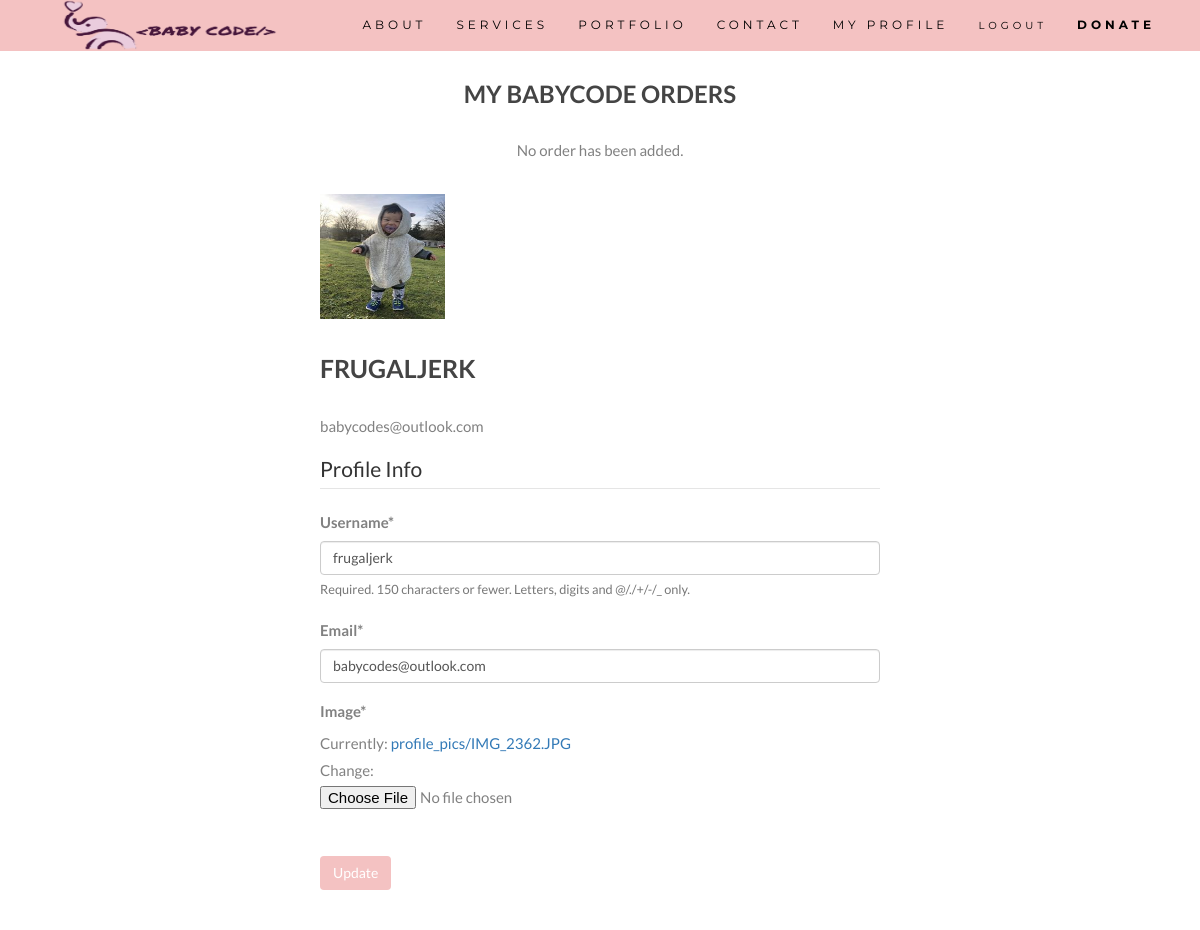
The page /profile/ (signed in) on the database as committed earlier.
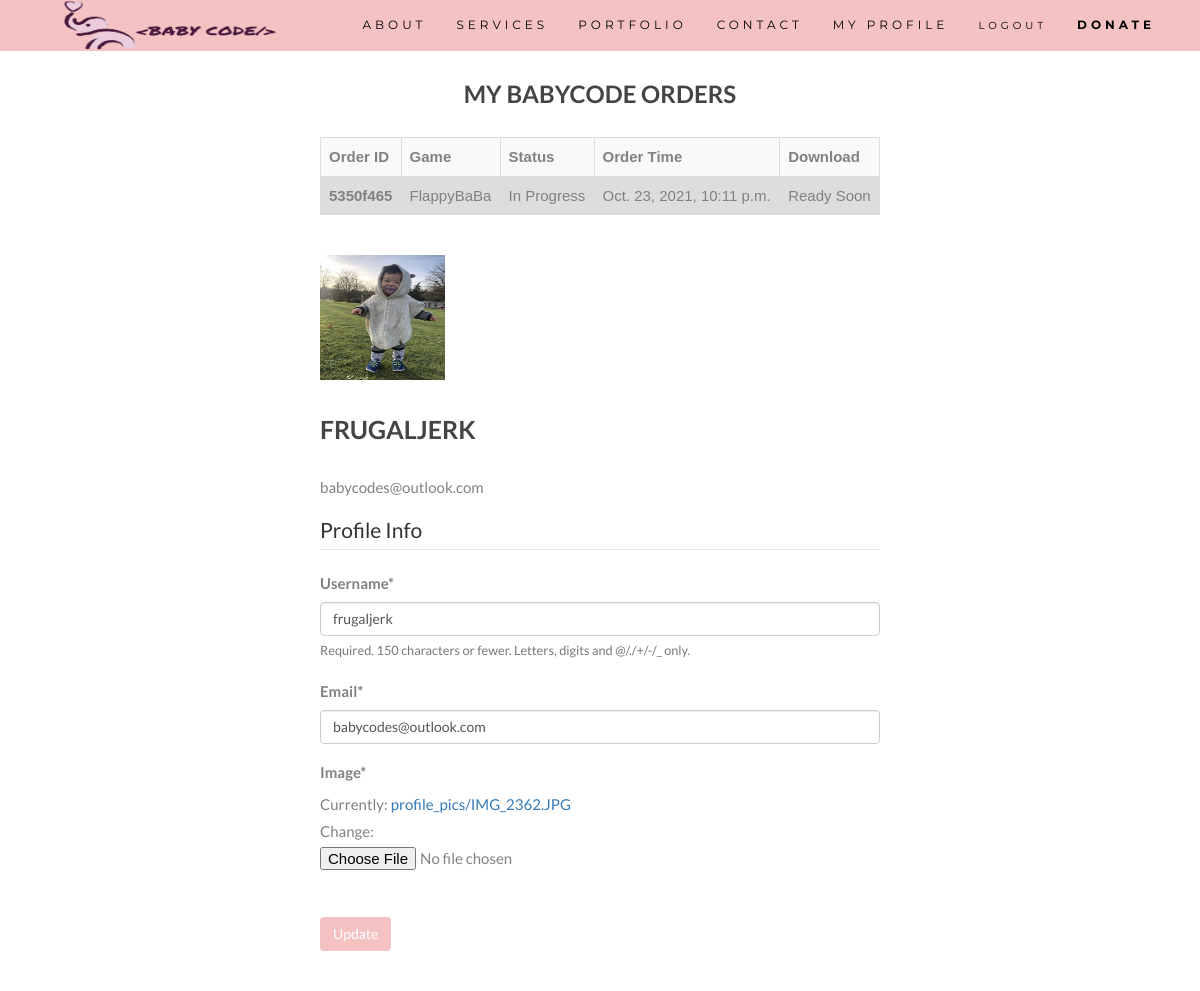
The same page on the database as committed later.
### order_drawings/models.py (models this page shows, shortened)
class MyBabyDrawings(models.Model):
    counter = 1
    def upload_path(self, filename):
        if not self.pk:
            global i
            i = str(uuid.uuid4())[:8]
            self.id = self.pk = i
        regex = "\.(?i)(jpe?g|png|gif|bmp)$"
        file_extension = re.search(regex, filename).group()
        filename = "image" + str(self.counter) + file_extension
        self.counter += 1
        return f"order_drawings/order_{str(self.order_id)}/{filename}"
    """To record users's game orders"""
    user_id = models.ForeignKey(User, on_delete=models.CASCADE)
    game_id = models.ForeignKey(GameDemo, on_delete=models.CASCADE)
    order_id = models.CharField(max_length=20, primary_key=True)
    confirm_status = models.BooleanField(
        default=False
    )  # True when user confirm drawing of uploaded pics
    status = models.BooleanField(
        default=False
    )  # True for Order complete and ready for download, False for Order in progress
    date_added = models.DateTimeField(editable=True, auto_now_add=True)
    image1 = models.ImageField(
        upload_to=upload_path, blank=True
    )  # filename format userId_gameId_image#
    image2 = models.ImageField(upload_to=upload_path, blank=True)
    image3 = models.ImageField(upload_to=upload_path, blank=True)
    image4 = models.ImageField(upload_to=upload_path, blank=True)
    image5 = models.ImageField(upload_to=upload_path, blank=True)
    image6 = models.ImageField(upload_to=upload_path, blank=True)
    image7 = models.ImageField(upload_to=upload_path, blank=True)
    image8 = models.ImageField(upload_to=upload_path, blank=True)
    image9 = models.ImageField(upload_to=upload_path, blank=True)
    image10 = models.ImageField(upload_to=upload_path, blank=True)
    gamefile = models.FileField(blank=True)

### game_logs/models.py (models this page shows)
class GameDemo(models.Model):
    def game_directory_path(self, filename):
        return f"game_logs/game_{self.pk}/{filename}"  # TODO: cant assign pk presave therefore created game_6 folder.
    """Main Game Demostration Videos accessible by Admin """
    title = models.CharField(max_length=100)
    description = models.TextField()
    link_to_video = models.URLField()
    display_image = models.ImageField(
        default="default_game_pic.png", upload_to=game_directory_path
    )
    date_added = models.DateTimeField(auto_now_add=True)
    gamefile = models.FileField(blank=True, upload_to=game_directory_path)
    originalgamefile = models.FileField(blank=True, upload_to=game_directory_path)
    example_image1 = models.ImageField(
        null=True, blank=True, upload_to=game_directory_path
    )  # use GIF
    example_image2 = models.ImageField(
        null=True, blank=True, upload_to=game_directory_path
    )
    example_image3 = models.ImageField(
        null=True, blank=True, upload_to=game_directory_path
    )
    example_image4 = models.ImageField(
        null=True, blank=True, upload_to=game_directory_path
    )
    number_of_characters = models.PositiveSmallIntegerField(default=0)
    class Meta:
        ordering = ["date_added"]
    def __str__(self):
        return self.title

### users/views.py (the view)
# urls.py: path("profile/", user_views.profile, name="profile"),
@login_required
def profile(request):
    if request.method == "POST":
        u_form = UserUpdateForm(request.POST, instance=request.user)
        p_form = ProfileUpdateForm(
            request.POST, request.FILES, instance=request.user.profile
        )
        if u_form.is_valid() and p_form.is_valid():
            u_form.save()
            p_form.save()
            messages.success(request, f"Your account has been updated!")
            return redirect("profile")
    else:
        u_form = UserUpdateForm(instance=request.user)
        p_form = ProfileUpdateForm(instance=request.user.profile)
    user_orders = MyBabyDrawings.objects.filter(
        user_id=request.user.id, confirm_status=True
    ).order_by("-date_added")
    context = {
        "u_form": u_form,
        "p_form": p_form,
        "user_orders": user_orders,
    }
    return render(request, "users/profile.html", context)

### users/forms.py
class UserUpdateForm(forms.ModelForm):
    email = forms.EmailField(required=True)
    class Meta:
        model = User
        fields = ["username", "email"]  # order to show in the form

class ProfileUpdateForm(forms.ModelForm):
    class Meta:
        model = Profile
        fields = ["image"]

### users/templates/users/profile.html (shortened to what this page needs)
{% extends "game_logs/basenew.html" %}
{% load crispy_forms_tags %}
{% block content %}
<div class=" container-fluid text-center">
 <div class="col-sm-3"></div>
    <div class="col-sm-6">
    <h2>My BabyCode Orders</h2>
    {% if user_orders|length < 1 %}
    <p>No order has been added.</p></div>
        {% else %}
    <table class=" d-flex table table-striped">
        <tr>
            <th scope="col">Order ID</th>
            <th>Game</th>
            <th>Status</th>
            <th>Order Time</th>
            <th>Download</th>
        </tr>
        {% for order in user_orders %}
        <tr>
            <th scope="row">{{ order.order_id}}</th>
            <td>{{ order.game_id }}</td>
            {% if order.status == False %}
                <td>In Progress</td>
            {% else %}
                <td>Complete</td>
            {% endif %}
            <td>{{ order.date_added }}</td>
            {% if order.gamefile %}
            <td><button class="myButton" onclick="location.href='{{ order.gamefile.url }}'">Download Game</button></td>
            {% else %}
            <td>Ready Soon</td>
            {% endif %}
        </tr>
{% endfor %}
    </table>
    {% endif %}
    </div>
    <div class="col-sm-3"></div>
</div>
    <div class="container-fluid">
        <div class="col-sm-3"></div>
        <div class="col-sm-6">
      <div class="media">
        <img class="rounded-circle account-img" src="{{ user.profile.image.url }}">
        <div class="media-body">
          <h2 class="account-heading">{{ user.username }}</h2>
          <p class="text-secondary">{{ user.email }}</p>
        </div>
      </div>
        <form method="POST" enctype="multipart/form-data">
            <fieldset class="form-group">
                <legend class="border-bottom mb-b">Profile Info</legend>
                {{ u_form|crispy }}
                {{ p_form|crispy }}
            </fieldset>
            <div class="form-group">
                <button class="btn btn-outline-primary loginbtn" type="submit">Update</button>
            </div>
        </form>
            </div>
        <div class="col-sm-3"></div>
    </div>
{% endblock content %}

Rows that differ between the two databases and show on the page:
added MyBabyDrawings: order_id "5350f465", game_id "FlappyBaBa", status "In Progress", date_added "Oct. 23, 2021, 10:11 p.m.", gamefile "Ready Soon"
Other text that changed with them:
text no longer shown: "No order has been added."
text now shown: "Order ID Game Status Order Time Download"
